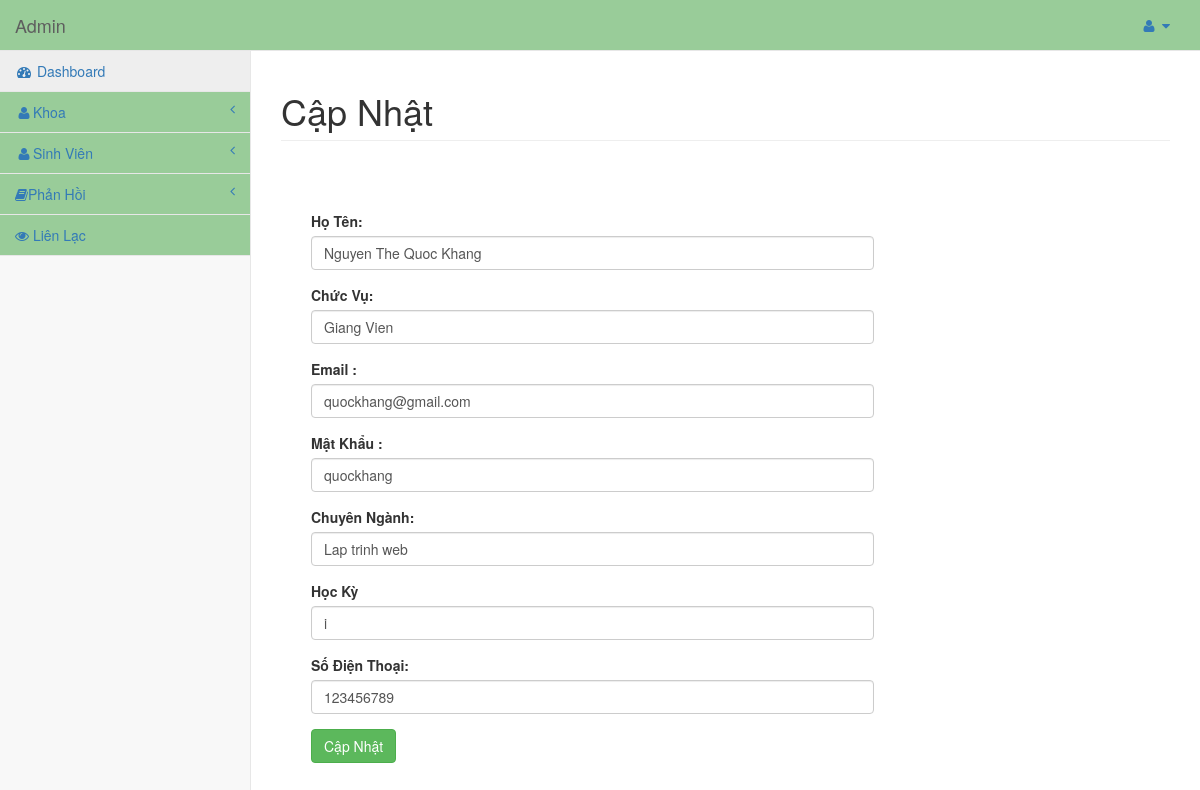
Screenshot of /admin/dashboard.php?id=11&info=edit_faculty (signed in) with the database file from the repository.
### tables this page shows
CREATE TABLE `faculty` (
  `id` int(11) NOT NULL,
  `user_alias` varchar(30) NOT NULL,
  `Name` varchar(30) NOT NULL,
  `position` varchar(100) NOT NULL,
  `specialized` varchar(50) NOT NULL,
  `semester` varchar(10) NOT NULL,
  `email` varchar(255) NOT NULL,
  `password` varchar(75) NOT NULL,
  `mobile` bigint(20) NOT NULL,
  `date` datetime NOT NULL,
  `status` int(11) NOT NULL
);

### admin/edit_faculty.php (the view, shortened to what this page needs)
<?php
	extract($_POST);
$con=mysqli_query($conn,"select * from faculty where id='".$_GET['id']."'");
$res=mysqli_fetch_assoc($con);
?>
<h1 class="page-header">Cập Nhật</h1>
<div class="col-lg-8" style="margin:15px;">
	<form method="post">
	<div class="control-group form-group">
    	<div class="controls">
        </div>
   	</div>
	<div class="control-group form-group">
    	<div class="controls">
        	<label>Họ Tên:</label>
            	<input type="text" value="<?php echo @$res['Name'];?>" name="n" class="form-control" required>
        </div>
   	</div>
	<div class="control-group form-group">
    	<div class="controls">
        	<label>Chức Vụ:</label>
            	<input type="text" value="<?php echo @$res['position'];?>" name="position" class="form-control" required>
        </div>
   	</div>
	<div class="control-group form-group">
    	<div class="controls">
        	<label>Email :</label>
            	<input type="email" value="<?php echo @$res['email'];?>"  name="email" class="form-control" required>
        </div>
    </div>
	<div class="control-group form-group">
    	<div class="controls">
        	<label>Mật Khẩu :</label>
          <input type="text" value="<?php echo @$res['password'];?>"  name="pass" class="form-control" required>
        </div>
    </div>
	<div class="control-group form-group">
    	<div class="controls">
        	<label>Chuyên Ngành:</label>
  <input type="text"  name="specialized" value="<?php echo @$res['specialized'];?>" class="form-control" required>
        </div>
    </div>
	<div class="control-group form-group">
    	<div class="controls">
        	<label>Học Kỳ</label>
  <input type="text"  name="sem" value="<?php echo @$res['semester'];?>" class="form-control" required>
        </div>
    </div>
	<div class="control-group form-group">
    	<div class="controls">
        	<label>Số Điện Thoại:</label>
            	<input type="number" id="mob" value="<?php echo @$res['mobile'];?>" class="form-control" maxlength="10" name="mob"  required>
        </div>
  	</div>
	<div class="control-group form-group">
    	<div class="controls">
            	<input type="submit" class="btn btn-success" name="save" value="Cập Nhật">
        </div>
  	</div>
	</form>
</div>

### css/sb-admin-2.css (style rules this page uses)
body { background-color: #f8f8f8; }

### rows the page displays
faculty: n "Nguyen The Quoc Khang", position "Giang Vien", email "quockhang@gmail.com", pass "quockhang", specialized "Lap trinh web", sem "i", mob "123456789"
